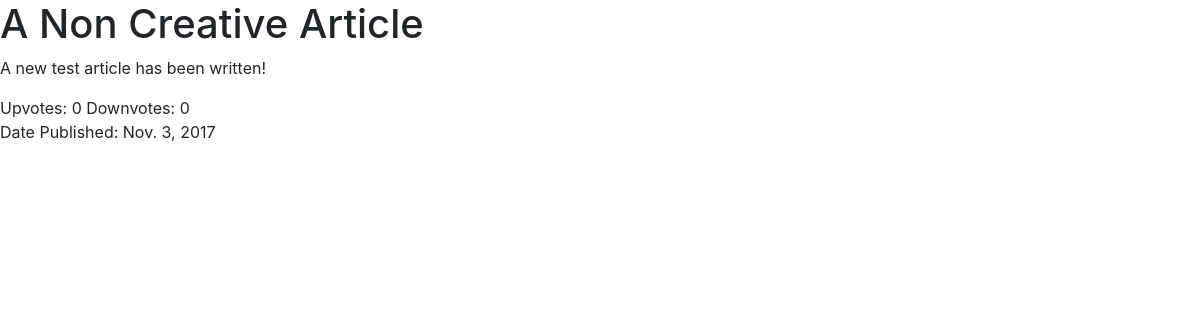
The page /home/article/1/ on the database as committed earlier.
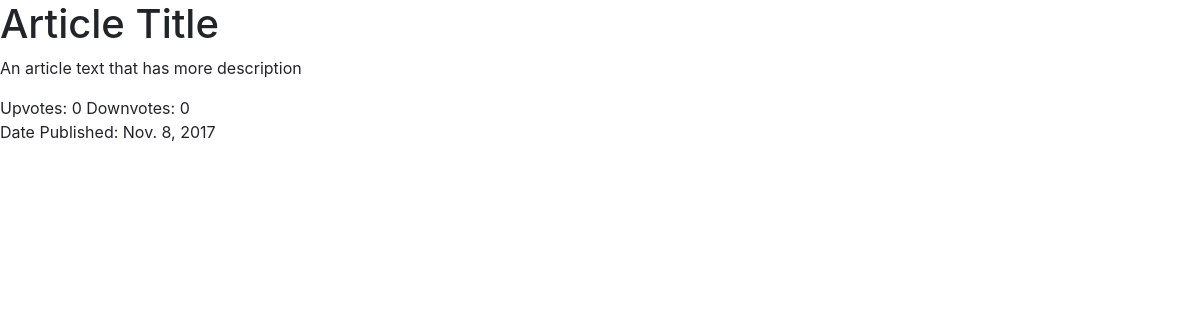
The same page on the database as committed later.
### expose/models.py (models this page shows, shortened)
class Article( models.Model ):
	article_title = models.CharField(max_length = 100, default="A Non Creative Article")
	article_text = models.CharField(max_length = 10000)
	article_date = models.DateField('date published')
	article_upvote = models.IntegerField(default=0)
	article_downvote = models.IntegerField(default=0)

### expose/views.py (the view)
# urls.py: url(r'^article/(?P<article_id>[0-9]+)/$', views.article, name='article'),
def article(request, article_id):
	article = get_object_or_404(Article, pk=article_id)
	return(render(request, 'expose/article.html', { 'article': article }))

### expose/templates/expose/article.html (shortened to what this page needs)
<link rel="stylesheet" href="https://maxcdn.bootstrapcdn.com/bootstrap/4.0.0-beta.2/css/bootstrap.min.css">
{% if article %}
	<div>
		<h1>{{article.article_title}}</h1>
		<div>
			<p>{{article.article_text}}</p>
		</div>
		<div>
			<span>Upvotes: {{article.article_upvote}}</span>
			<span>Downvotes: {{article.article_downvote}}</span>
			<div>Date Published: {{article.article_date}}</div>
		</div>
	</div>
{% else %}
	<p>The article detail was not found</p>
{% endif %}

Rows that differ between the two databases and show on the page:
changed Article: article_title "A Non Creative Article" → "Article Title"; article_text "A new test article has been written!" → "An article text that has more description"; article_date "Nov. 3, 2017" → "Nov. 8, 2017"
